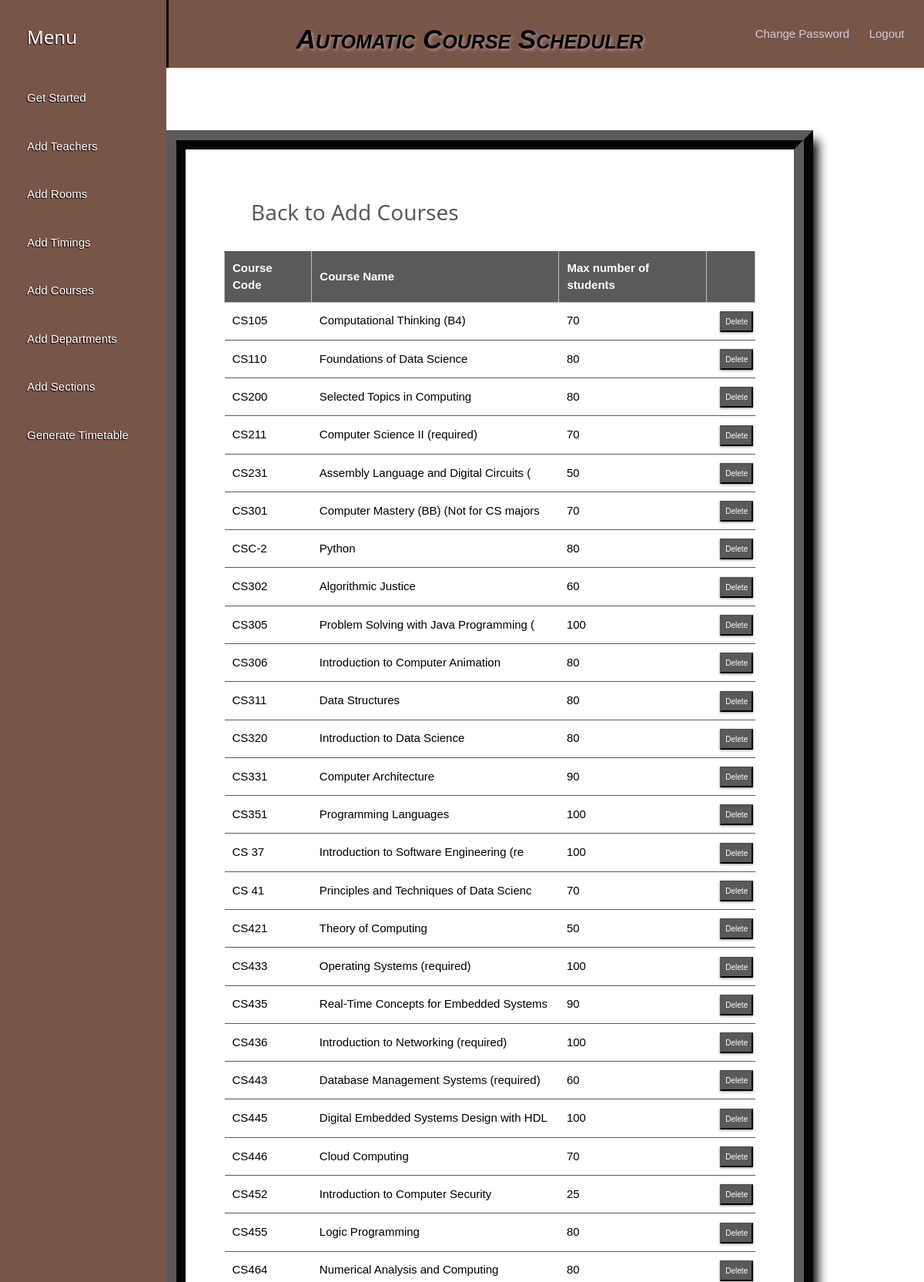
Screenshot of /courses_list/ (signed in, upper part) with the database file from the repository.
### schedule/models.py (models this page shows, shortened)
class Course(models.Model):
    course_number = models.CharField(max_length=5, primary_key=True)
    course_name = models.CharField(max_length=40)
    max_numb_students = models.CharField(max_length=65)
    instructors = models.ManyToManyField(Instructor)

### schedule/views.py (the view)
# urls.py: path('courses_list/', views.course_list_view, name='editcourse'),
@login_required
def course_list_view(request):
    context = {
        'courses': Course.objects.all()
    }
    return render(request, 'courseslist.html', context)

### templates/courseslist.html (shortened to what this page needs)
<!DOCTYPE html>
<html lang="en">
<head>
    {% load static %}
    <link rel="stylesheet" type="text/css" href="{% static 'css/getstarted.css' %}">
</head>
<body>
              <div class="w3-sidebar w3-brown w3-bar-block" style="width:18%">
                <h3 class="w3-bar-item">Menu</h3>
                <a class="w3-bar-item" href="{% url 'admindash' %}">Get Started</a>
                <a class="w3-bar-item" href="{% url 'addInstructors' %}">Add Teachers</a>
                <a class="w3-bar-item" href="{% url 'addRooms' %}">Add Rooms</a>
                <a class="w3-bar-item" href="{% url 'addTimings' %}">Add Timings</a>
                <a class="w3-bar-item" href="{% url 'addCourses' %}">Add Courses</a>
                <a class="w3-bar-item" href="{% url 'addDepts' %}">Add Departments</a>
                <a class="w3-bar-item" href="{% url 'addSections' %}">Add Sections</a>
                <a class="w3-bar-item" href="{% url 'generate' %}">Generate Timetable</a>
              </div>
              <div style="margin-left:18%">
              <div class="w3-container w3-grey">
                <h1><a href="{% url 'index' %}" class="logo">Automatic Course Scheduler</a></h1>
                <div class="changepass">
                    <a class="w3-bar-item" href="{% url 'password_change' %}">Change Password</a>
                </div>
                <div class="logoutbtn">
                    <a class="w3-bar-item" href="{% url 'logout' %}">Logout</a>
                  </div>
              </div>
                </div>
        <br><br>
    {% block content %}
{% load static %}
<fieldset class="fieldset">
    <a href="{% url 'addCourses'%}"><h1 class="tablink" onclick="openPage('new')" id="defaultOpen">Back to Add Courses</h1></a>
    <div class="tabcontent" id="edit">
        <table class="table1">
            <thead>
            <tr class="table-headers">
            <th>Course Code</th>
            <th>Course Name</th>
            <th>Max number of students</th>
            <th  class="empty"></th>
            </tr>
            </thead>
            <tbody>
            {% for crs in courses %}
            <tr>
             <td>{{crs.course_number}}</td>
             <td>{{crs.course_name}}</td>
             <td>{{crs.max_numb_students}}</td>
             <td class="empty">
                <form action="{% url 'deletecourse' crs.course_number %}" method="post">
                        <input type="submit" value="Delete" class="cross">
                </form>
             </td>
             </tr>
            {% endfor %}
            </tbody>
        </table>
    </div>
</fieldset>
{% endblock %}

### static/css/getstarted.css (style rules this page uses)
html { box-sizing:border-box }
*,*:before,*:after { box-sizing:inherit }
html { -ms-text-size-adjust:100%;-webkit-text-size-adjust:100% }
body { margin:0 }
a { background-color:transparent }
button,input,select,textarea,optgroup { font:inherit;margin:0 }
button,input { overflow:visible }
button,[type=button],[type=reset],[type=submit] { -webkit-appearance:button }
fieldset { border:1px solid #c0c0c0;margin:0 2px;padding:.35em .625em .75em }
html,body { font-family:Verdana,sans-serif;font-size:15px;line-height:1.5 }
html { overflow-x:hidden }
h1 { font-size:36px }
h3 { font-size:24px }
h1,h2,h3,h4,h5,h6 { font-family:"Segoe UI",Arial,sans-serif;font-weight:400;margin:10px 0 }
a { color:inherit }
.w3-sidebar { height:100%;width:200px;background-color:#fff;position:fixed!important;z-index:1;overflow:auto }
a { text-decoration: none; }
.w3-container { display: flex; justify-content: space-between; align-items: center; }
.changepass, .logoutbtn { margin-right: -120px; }
.changepass a, .logoutbtn a { color: #d1ccda; text-decoration: none; }
.logo { color: #000; font-size: 35px; font-family: Arial; padding-left: 20px; float: left; padding-top: 10px; margin-top: 5px; text-shadow: 2px 2px 4px rgb(223 216 216 / 50%); font-weight: bold; font-style: italic; font-variant: petite-caps; }
.w3-bar-block .w3-bar-item { width:100%;display:block;padding:20px 15px;margin-left:20px;text-align:left;border:none;text-shadow: -1px 1px 1px #000000;white-space:normal;float:none;outline:0 }
.w3-container:after,.w3-container:before,.w3-panel:after,.w3-panel:before,.w3-row:after,.w3-row:before,.w3-row-padding:after,.w3-row-padding:before, .w3-cell-row:before,.w3-cell-row:after,.w3-clear:after,.w3-clear:before,.w3-bar:before,.w3-bar:after { content:"";display:table;clear:both }
.w3-container,.w3-panel { margin-top:0px;margin-bottom:0px }
.w3-brown,.w3-hover-brown:hover { color:#fff!important;background-color:#795548!important }
.w3-grey,.w3-hover-grey:hover,.w3-gray,.w3-hover-gray:hover { color:#000!important;background-color:#795548!important; border-left-style: solid; }

### templates/courseslist.html (style rules this page uses)
* { margin: 0; padding: 0; box-sizing: border-box; }
html { scroll-behavior: smooth; }
a { text-decoration:none; }
form { margin-top: 3%; margin-left: 18%; margin-right: 12%; }
fieldset h1 { color: #5a5a5a; padding-bottom: 20px; margin-left: 35px; display: inline-block; cursor: pointer; font-size: 28px; }
fieldset input { padding:8px; color: #938c8c }
.table2 td, th { border: 1px solid rgb(190,190,190); padding: 10px 20px; }
.table1 { width: 100%; border-collapse: collapse; text-align: left; overflow: hidden; }
.table1 td, th { border-top: 1px solid #5a5a5a; padding: 10px; }
.table1 th { background-color: #5a5a5a; color: #fff; }
.cross { font-size:10px; box-shadow: 0px 1px 3px 0px #9e9292; padding: 4px 5px; color: #fff; background-color: #5a5a5a; cursor: pointer; }
.fieldset { margin-top: 3%; margin-left: 18%; margin-right: 12%; padding: 50px; border-width: 25px; border-style: ridge; border-color: #5a5a5a; box-shadow: 6px 13px 13px 0px black; background-color: #fff; }

### rows the page displays
Course: course_number "CS105", course_name "Computational Thinking (B4)", max_numb_students "70"
Course: course_number "CS110", course_name "Foundations of Data Science", max_numb_students "80"
Course: course_number "CS200", course_name "Selected Topics in Computing", max_numb_students "80"
Course: course_number "CS211", course_name "Computer Science II (required)", max_numb_students "70"
Course: course_number "CS231", course_name "Assembly Language and Digital Circuits (", max_numb_students "50"
Course: course_number "CS301", course_name "Computer Mastery (BB) (Not for CS majors", max_numb_students "70"
Course: course_number "CSC-2", course_name "Python", max_numb_students "80"
Course: course_number "CS302", course_name "Algorithmic Justice", max_numb_students "60"
Course: course_number "CS305", course_name "Problem Solving with Java Programming (", max_numb_students "100"
Course: course_number "CS306", course_name "Introduction to Computer Animation", max_numb_students "80"
Course: course_number "CS311", course_name "Data Structures", max_numb_students "80"
Course: course_number "CS320", course_name "Introduction to Data Science", max_numb_students "80"
Course: course_number "CS331", course_name "Computer Architecture", max_numb_students "90"
Course: course_number "CS351", course_name "Programming Languages", max_numb_students "100"
Course: course_number "CS 37", course_name "Introduction to Software Engineering (re", max_numb_students "100"
Course: course_number "CS 41", course_name "Principles and Techniques of Data Scienc", max_numb_students "70"
Course: course_number "CS421", course_name "Theory of Computing", max_numb_students "50"
Course: course_number "CS433", course_name "Operating Systems (required)", max_numb_students "100"
Course: course_number "CS435", course_name "Real-Time Concepts for Embedded Systems", max_numb_students "90"
Course: course_number "CS436", course_name "Introduction to Networking (required)", max_numb_students "100"
Course: course_number "CS443", course_name "Database Management Systems (required)", max_numb_students "60"
Course: course_number "CS445", course_name "Digital Embedded Systems Design with HDL", max_numb_students "100"
Course: course_number "CS446", course_name "Cloud Computing", max_numb_students "70"
Course: course_number "CS452", course_name "Introduction to Computer Security", max_numb_students "25"
Course: course_number "CS455", course_name "Logic Programming", max_numb_students "80"
Course: course_number "CS464", course_name "Numerical Analysis and Computing", max_numb_students "80"
